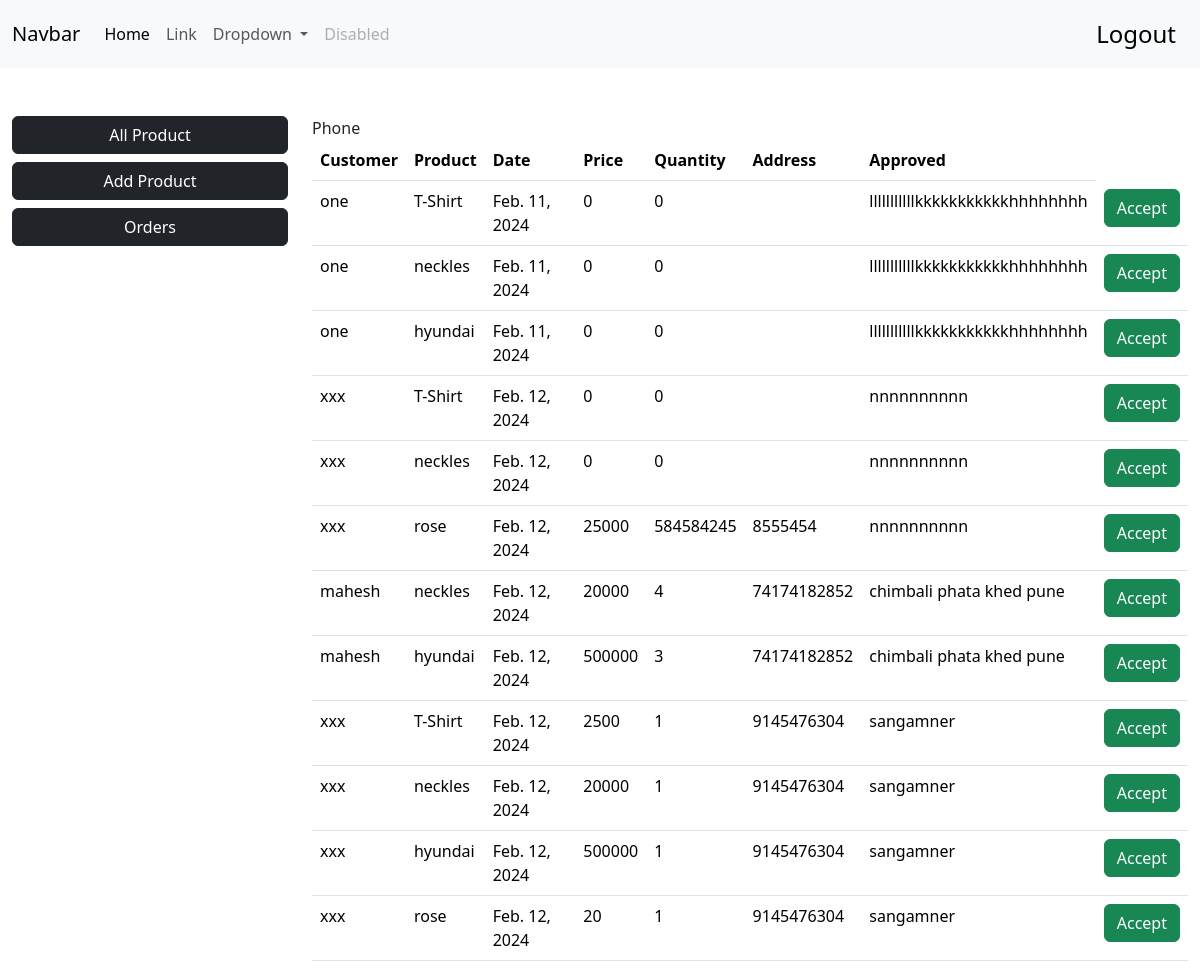
Page /adminorder/ (signed in) on the committed database.
### store/models/orders.py (models this page shows, shortened)
class orders(models.Model):
    ids = models.BigAutoField(primary_key=True)
    customer = models.ForeignKey(sign,on_delete=models.CASCADE)
    product = models.ForeignKey(product,on_delete=models.CASCADE)
    date = models.DateField(default=datetime.datetime.today())
    price = models.IntegerField(default=0)
    quantity = models.IntegerField(default=0)
    phone = models.CharField(max_length=30,blank=True)
    address = models.CharField(max_length=50)
    status = models.BooleanField(default=False)

### store/models/sign.py (models this page shows)
class sign(models.Model):
    name = models.CharField(max_length=30)
    email = models.EmailField(max_length=30)
    password = models.CharField(max_length=30)
    def __str__(self):
        return self.name

### store/models/product.py (models this page shows, shortened)
class product(models.Model):
    PRODUCT=models.CharField(max_length=50)
    CATEGORY=models.ForeignKey(category,on_delete=models.CASCADE,default=1)
    DESCRIPTION=models.TextField()
    PRICE=models.IntegerField(default=0)
    IMAGE=models.ImageField(upload_to="files/")
    def __str__(self):
        return self.PRODUCT

### store/views/admin_orders.py (the view, shortened to what this page needs)
# urls.py: path('adminorder/',adminorder.as_view(),name='adminorder'),
class adminorder(View):
    def get(self,request):
        session = request.session.get('user')
        order = orders.objects.all()
        data = {
            'order' : order,
        }
        return render(request, 'admin_orders.html',data)

### store/templates/admin_orders.html (shortened to what this page needs)
<!DOCTYPE html>
<html lang="en">
<head>
    <link href="https://cdn.jsdelivr.net/npm/bootstrap@5.3.2/dist/css/bootstrap.min.css" rel="stylesheet"
>
</head>
<body>
<nav class="navbar navbar-expand-lg bg-body-tertiary">
    <div class="container-fluid">
        <a class="navbar-brand" href="#">Navbar</a>
        <div class="collapse navbar-collapse" id="navbarSupportedContent">
            <ul class="navbar-nav me-auto mb-2 mb-lg-0">
                <li class="nav-item">
                    <a class="nav-link active" aria-current="page" href="/">Home</a>
                </li>
                <li class="nav-item">
                    <a class="nav-link" href="#">Link</a>
                </li>
                <li class="nav-item dropdown">
                    <a class="nav-link dropdown-toggle" href="#" role="button" data-bs-toggle="dropdown"
                       aria-expanded="false">
                        Dropdown
                    </a>
                </li>
                <li class="nav-item">
                    <a class="nav-link disabled" aria-disabled="true">Disabled</a>
                </li>
            </ul>
            <ul class="navbar-nav me-1 mb-2 mb-lg-0">
                {% if request.session.user %}
                <li class="nav-item">
                    <a class="fw-medium fs-4 nav-link active" aria-current="page" href="/adminlogout/">Logout</a>
                </li>
                {% endif %}
            </ul>
        </div>
    </div>
</nav>
<br>
<br>
<div class="row m-auto" style="height: 100vh;">
    <div class="col-lg-3 h-100">
        <div class="d-grid gap-2">
            <button class="btn btn-dark" type="button">
                <a class="nav-link active" aria-current="page" href="/admin_view/">
                    All Product
                </a>
            </button>
            <button class="btn btn-dark" type="button">
                <a class="nav-link active" aria-current="page" href="/adminaddproduct/">
                    Add Product
                </a>
            </button>
            <button class="btn btn-dark" type="button">
                <a class="nav-link active" aria-current="page" href="/adminorder/">
                    Orders
                </a>
            </button>
        </div>
    </div>
    <div class="col">
        <table class="table">
            <thead>
            <tr>
                <th>Customer</th>
                <th>Product</th>
                <th>Date</th>
                <th>Price</th>
                <th>Quantity</th
                <th>Phone</th>
                <th>Address</th>
                <th>Approved</th>
            </tr>
            </thead>
            <tbody>
            {% for i in order %}
            <tr>
                <td>{{i.customer}}</td>
                <td>{{i.product}}</td>
                <td>{{i.date}}</td>
                <td>{{i.price}}</td>
                <td>{{i.quantity}}</td>
                <td>{{i.phone}}</td>
                <td>{{i.address}}</td>
                {% if i.status == True %}
                <td>
                    <button type="button" class="btn btn-success">
                        Accept
                    </button>
                </td>
                {% endif %}
            </tr>
            {% endfor %}
            </tbody>
        </table>
    </div>
</body>
</html>

### rows in the picture
orders: customer "one", product "T-Shirt", date "Feb. 11, 2024", price "0", quantity "0", address "lllllllllllkkkkkkkkkkkhhhhhhhh", status "Accept"
orders: customer "one", product "neckles", date "Feb. 11, 2024", price "0", quantity "0", address "lllllllllllkkkkkkkkkkkhhhhhhhh", status "Accept"
orders: customer "one", product "hyundai", date "Feb. 11, 2024", price "0", quantity "0", address "lllllllllllkkkkkkkkkkkhhhhhhhh", status "Accept"
orders: customer "xxx", product "T-Shirt", date "Feb. 12, 2024", price "0", quantity "0", address "nnnnnnnnnn", status "Accept"
orders: customer "xxx", product "neckles", date "Feb. 12, 2024", price "0", quantity "0", address "nnnnnnnnnn", status "Accept"
orders: customer "xxx", product "rose", date "Feb. 12, 2024", price "25000", quantity "584584245", phone "8555454", address "nnnnnnnnnn", status "Accept"
orders: customer "mahesh", product "neckles", date "Feb. 12, 2024", price "20000", quantity "4", phone "74174182852", address "chimbali phata khed pune", status "Accept"
orders: customer "mahesh", product "hyundai", date "Feb. 12, 2024", price "500000", quantity "3", phone "74174182852", address "chimbali phata khed pune", status "Accept"
orders: customer "xxx", product "T-Shirt", date "Feb. 12, 2024", price "2500", quantity "1", phone "9145476304", address "sangamner", status "Accept"
orders: customer "xxx", product "neckles", date "Feb. 12, 2024", price "20000", quantity "1", phone "9145476304", address "sangamner", status "Accept"
orders: customer "xxx", product "hyundai", date "Feb. 12, 2024", price "500000", quantity "1", phone "9145476304", address "sangamner", status "Accept"
orders: customer "xxx", product "rose", date "Feb. 12, 2024", price "20", quantity "1", phone "9145476304", address "sangamner", status "Accept"
